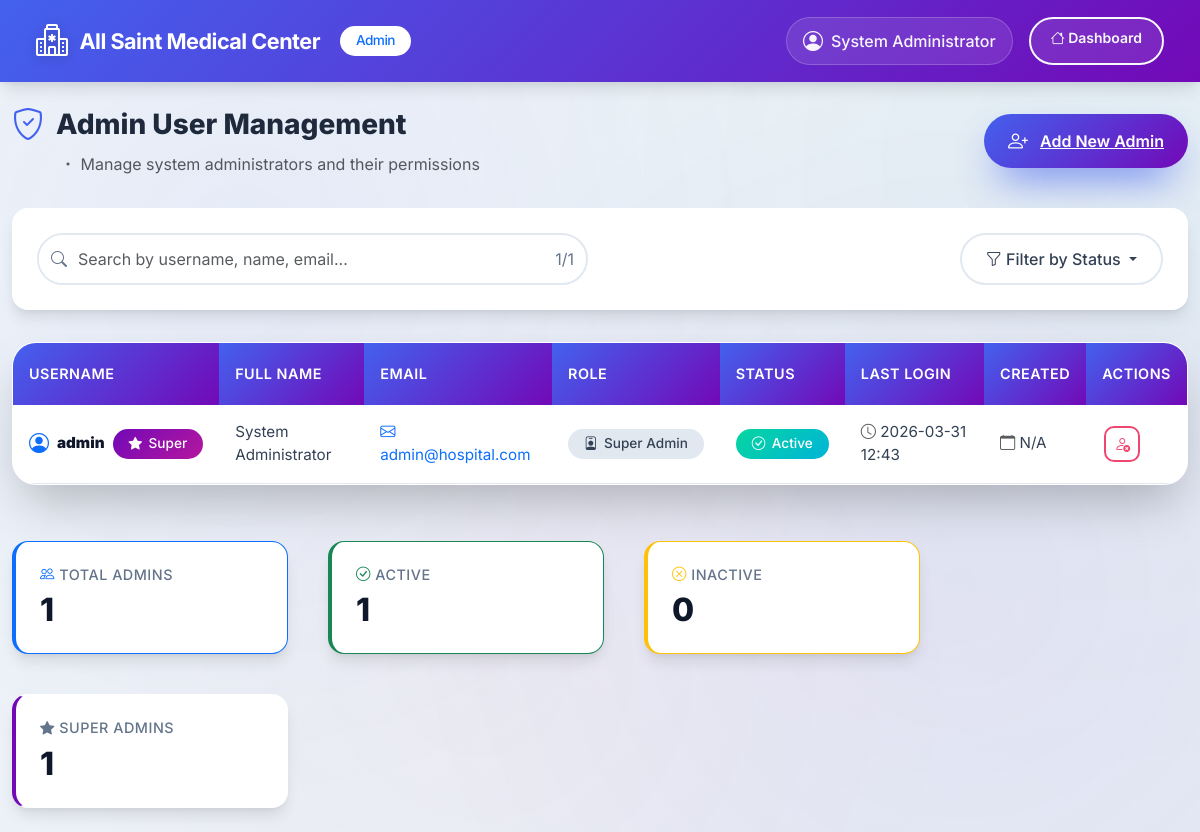
The page /admin/users/admins (signed in) on the database as committed earlier.
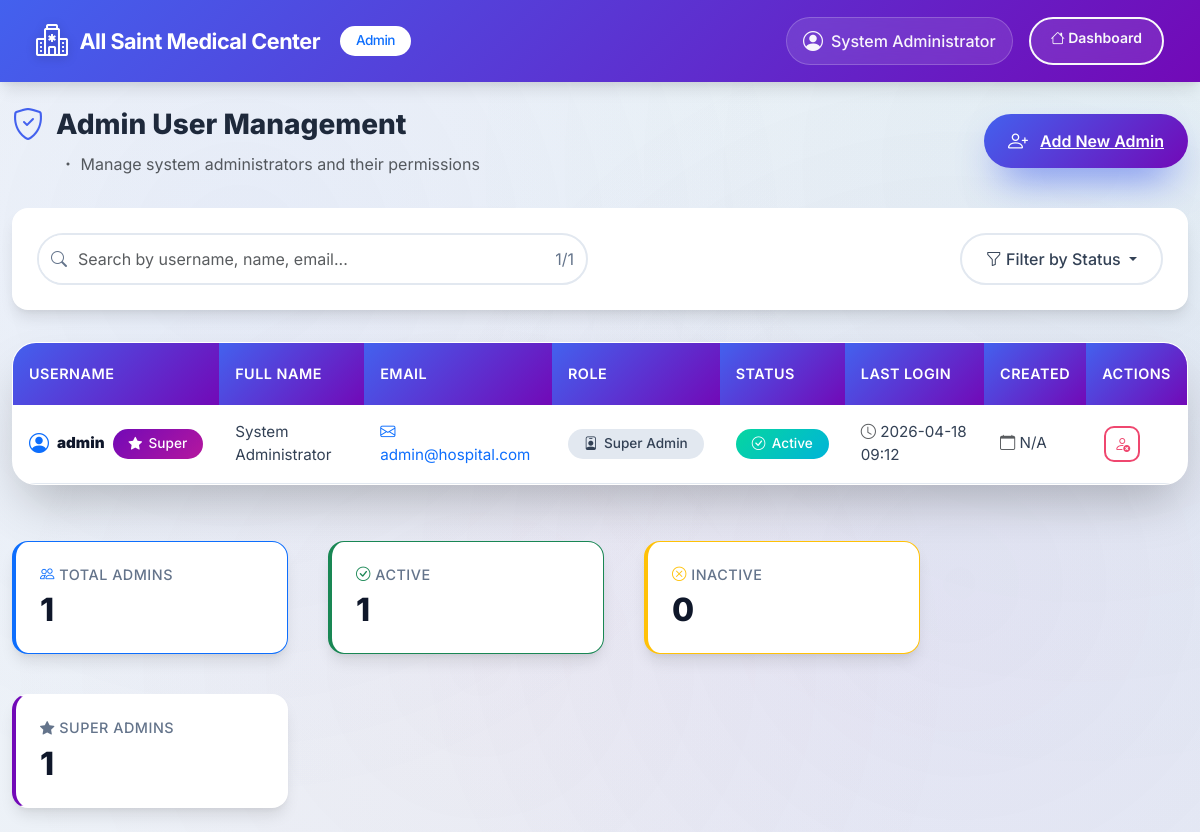
The same page on the database as committed later.
### tables this page shows
CREATE TABLE admin_users (
    id                INTEGER PRIMARY KEY AUTOINCREMENT,
    username          TEXT UNIQUE NOT NULL,
    password          TEXT NOT NULL,
    full_name         TEXT,
    email             TEXT,
    role              TEXT DEFAULT 'Admin',
    is_super_admin    INTEGER DEFAULT 0,
    is_active         INTEGER DEFAULT 1,
    created_at        TIMESTAMP DEFAULT CURRENT_TIMESTAMP,
    created_by        INTEGER,
    last_login        TIMESTAMP
);

### app.py (the view)
@app.route('/admin/users/admins')
def admin_manage_admins():
    if 'admin_id' not in session:
        return redirect(url_for('admin_login'))
    conn = get_db_connection()
    cursor = conn.cursor()
    try:
        cursor.execute("""
            SELECT id, username, full_name, email, role,
                   is_super_admin, is_active, created_at, last_login
            FROM admin_users
            ORDER BY created_at DESC
        """)
        admins_raw = cursor.fetchall()
        admins = []
        for admin in admins_raw:
            admin_list = list(admin)
            if admin_list[7] and isinstance(admin_list[7], str):
                try:
                    admin_list[7] = datetime.strptime(admin_list[7], '%Y-%m-%d %H:%M:%S')
                except ValueError:
                    try:
                        admin_list[7] = datetime.strptime(admin_list[7], '%Y-%m-%d')
                    except ValueError:
                        admin_list[7] = None
            elif admin_list[7] and isinstance(admin_list[7], (int, float)):
                admin_list[7] = datetime.fromtimestamp(admin_list[7])
            if admin_list[8] and isinstance(admin_list[8], str):
                try:
                    admin_list[8] = datetime.strptime(admin_list[8], '%Y-%m-%d %H:%M:%S')
                except ValueError:
                    try:
                        admin_list[8] = datetime.strptime(admin_list[8], '%Y-%m-%d')
                    except ValueError:
                        admin_list[8] = None
            elif admin_list[8] and isinstance(admin_list[8], (int, float)):
                admin_list[8] = datetime.fromtimestamp(admin_list[8])
            admins.append(tuple(admin_list))
    except Exception as e:
        app.logger.error(f"Error fetching admins: {e}")
        admins = []
        flash("Error loading admin users", "danger")
    cursor.close()
    conn.close()
    return render_template(
        "admin_manage_admins.html",
        admins=admins,
        admin_name=session.get('admin_full_name', 'Admin')
    )

### app.py (called while the page is built)
@app.context_processor
def utility_processor():
    return dict(
        min=min,
        max=max,
        abs=abs,
        round=round,
        len=len,
        int=int,
        float=float,
        str=str,
        date=date,
        datetime=datetime,
        timedelta=timedelta
    )

### templates/admin_manage_admins.html (shortened to what the changed rows need)
<!DOCTYPE html>
<html lang="en">
<head>
    <link href="https://cdn.jsdelivr.net/npm/bootstrap@5.3.2/dist/css/bootstrap.min.css" rel="stylesheet">
    <link rel="stylesheet" href="https://cdn.jsdelivr.net/npm/bootstrap-icons@1.11.0/font/bootstrap-icons.css">
    <link href="https://unpkg.com/aos@2.3.1/dist/aos.css" rel="stylesheet">
    <link rel="stylesheet" href="https://cdn.datatables.net/1.13.6/css/dataTables.bootstrap5.min.css">
</head>
<body>
    <nav class="navbar navbar-expand-lg navbar-dark nav-gradient">
        <div class="container-fluid">
            <div class="navbar-nav ms-auto">
                <span class="navbar-text me-3">
                    <i class="bi bi-person-circle"></i>
                    <span>{{ admin_name }}</span>
                </span>
            </div>
        </div>
    </nav>
    <div class="container-fluid py-4">
        <div class="table-card">
            <div class="table-responsive">
                <table class="table" id="adminsTable">
                    <thead>
                        <tr>
                            <th>Username</th>
                            <th>Full Name</th>
                            <th>Email</th>
                            <th>Role</th>
                            <th>Status</th>
                            <th>Last Login</th>
                            <th>Created</th>
                            <th>Actions</th>
                        </tr>
                    </thead>
                    <tbody>
                        {% for admin in admins %}
                        <tr data-status="{{ 'active' if admin[6] else 'inactive' }}"
                            data-role="{{ 'super' if admin[5] else 'regular' }}">
                            <td>
                                <div class="d-flex align-items-center gap-2">
                                    <i class="bi bi-person-circle fs-5 text-primary"></i>
                                    <strong>{{ admin[1] }}</strong>
                                    {% if admin[5] %}
                                        <span class="badge badge-super">
                                            <i class="bi bi-star-fill"></i> Super
                                        </span>
                                    {% endif %}
                                </div>
                            </td>
                            <td>{{ admin[2] }}</td>
                            <td>
                                {% if admin[3] %}
                                    <a href="mailto:{{ admin[3] }}" class="text-decoration-none">
                                        <i class="bi bi-envelope me-1"></i>{{ admin[3] }}
                                    </a>
                                {% else %}
                                    <span class="text-muted"><i class="bi bi-dash"></i></span>
                                {% endif %}
                            </td>
                            <td>
                                <span class="badge badge-regular">
                                    <i class="bi bi-person-badge"></i> {{ admin[4] }}
                                </span>
                            </td>
                            <td>
                                {% if admin[6] %}
                                    <span class="badge badge-active">
                                        <i class="bi bi-check-circle"></i> Active
                                    </span>
                                {% else %}
                                    <span class="badge badge-inactive">
                                        <i class="bi bi-x-circle"></i> Inactive
                                    </span>
                                {% endif %}
                            </td>
                            <td>
                                {% if admin[8] %}
                                    <div>
                                        <i class="bi bi-clock text-muted"></i>
                                        {{ admin[8].strftime('%Y-%m-%d %H:%M') }}
                                    </div>
                                {% else %}
                                    <span class="text-muted">
                                        <i class="bi bi-clock-history"></i> Never
                                    </span>
                                {% endif %}
                            </td>
                            <td>
                                <i class="bi bi-calendar text-muted"></i>
                                {{ admin[7].strftime('%Y-%m-%d') if admin[7] else 'N/A' }}
                            </td>
                            <td>
                                <div class="d-flex gap-1">
                                    <button class="btn action-btn {% if admin[6] %}btn-outline-danger{% else %}btn-outline-success{% endif %}"
                                            onclick="toggleStatus({{ admin[0] }}, 'admin', {{ 'false' if admin[6] else 'true' }})"
                                            title="{% if admin[6] %}Deactivate{% else %}Activate{% endif %}">
                                        <i class="bi {% if admin[6] %}bi-person-x{% else %}bi-person-check{% endif %}"></i>
                                    </button>
                                </div>
                            </td>
                        </tr>
                        {% endfor %}
                    </tbody>
                </table>
            </div>
        </div>
    </div>
</body>
</html>

Rows that differ between the two databases and show on the page:
changed admin_users "admin": last_login "2026-03-31 12:43" → "2026-04-18 09:12"
